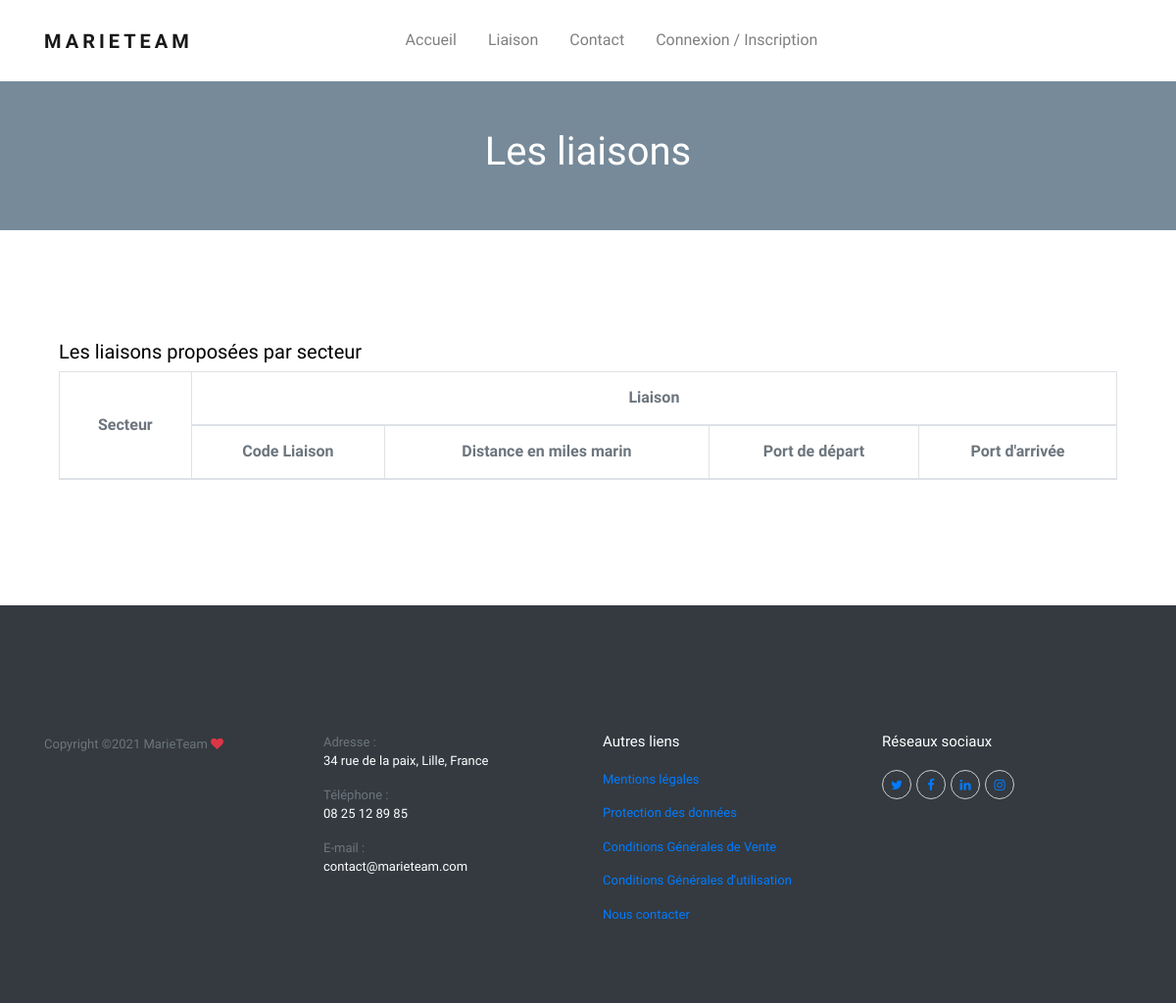
The page /horaires.php on the database as committed earlier.
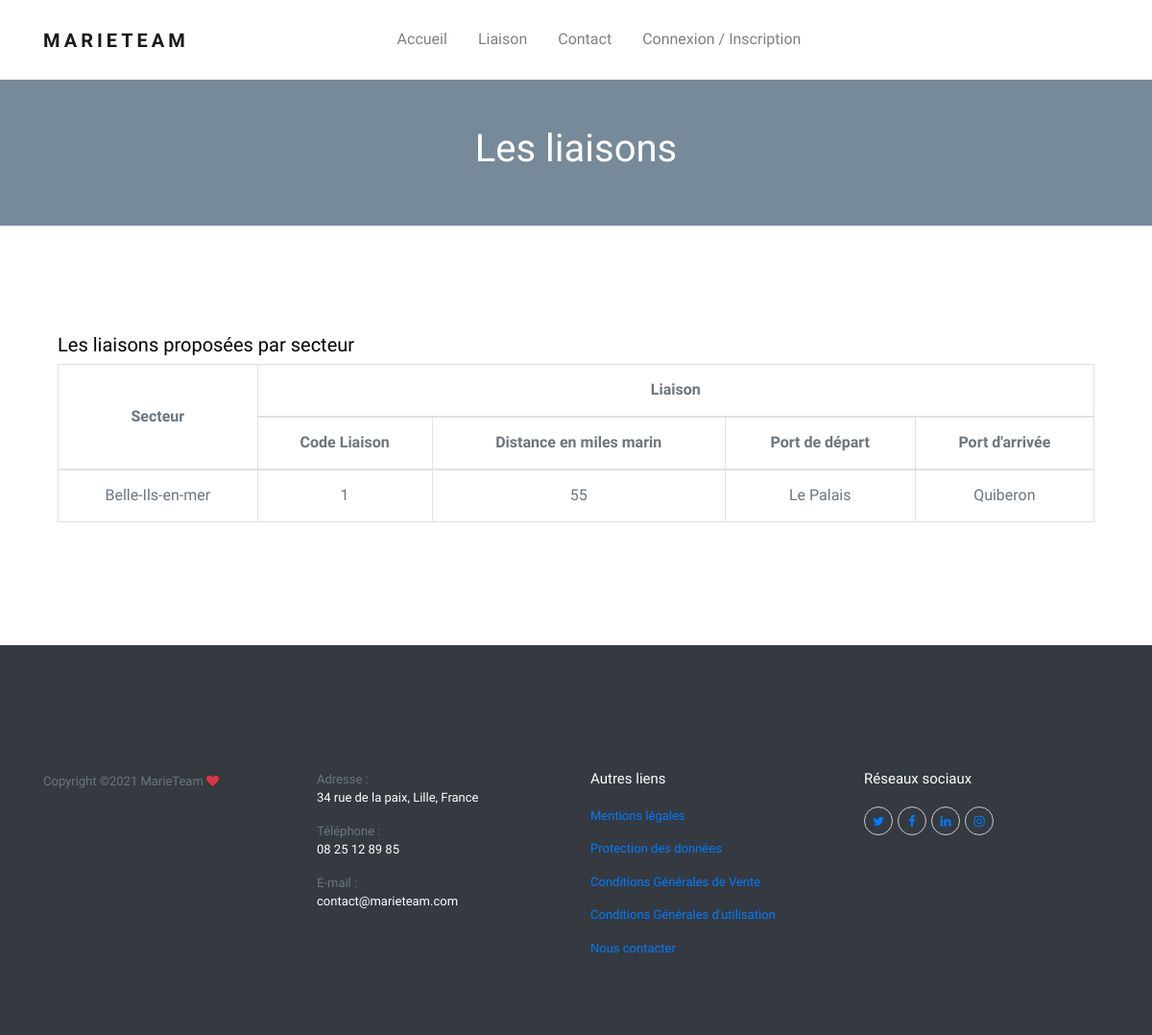
The same page on the database as committed later.
### tables this page shows
CREATE TABLE IF NOT EXISTS `liaison` (
  `code_liaison` int(11) NOT NULL,
  `nom` varchar(80) NOT NULL,
  `distance_miles` float NOT NULL,
  `id_secteur` int(11) NOT NULL,
  `port_depart` int(11) NOT NULL,
  `port_arrivee` int(11) NOT NULL,
  PRIMARY KEY (`code_liaison`),
  KEY `LIAISON_SECTEUR_FK` (`id_secteur`),
  KEY `LIAISON_PORT0_FK` (`port_depart`),
  KEY `LIAISON_PORT1_FK` (`port_arrivee`)
);

CREATE TABLE IF NOT EXISTS `secteur` (
  `id_secteur` int(11) NOT NULL AUTO_INCREMENT,
  `nom` varchar(80) NOT NULL,
  PRIMARY KEY (`id_secteur`)
);

### db_connect.php (called while the page is built)
<?php
function get_bdd(){
$servername = 'localhost';
$username = 'root';
$password = '';
return new PDO("mysql:host=$servername;dbname=marieteam", $username, $password);
}

### horaires.php (the view, shortened to what this page needs)
<?php
require_once('db_connect.php');
include('header.php');
?>
    <section class="inner-page">
      <div class="slider-item py-5" style="background-image: url('img/slider-1.jpg');">
        <div class="container">
          <div class="row slider-text align-items-center justify-content-center text-center">
            <div class="col-md-7 col-sm-12 element-animate">
              <h1 class="text-white">Les liaisons</h1>
            </div>
          </div>
        </div>
      </div>
    </section>
    <section class="section">
    <div class="container">
          <div class="col-md-12">
          <h5>Les liaisons proposées par secteur</h5>
          <table class="table table-bordered" style="text-align: center;">
        <thead>
          <tr>
            <th rowspan="2" style="vertical-align: middle;">Secteur</th>
            <th colspan="4">Liaison</th>
          </tr>
          <tr>
            <th>Code Liaison</th>
            <th>Distance en miles marin</th>
            <th>Port de départ</th>
            <th>Port d'arrivée</th>
          </tr>
        </thead>
        <tbody>
        <?php
          $temp = "";
          $req1 = get_bdd()->query("SELECT code_liaison, nom, distance_miles, id_secteur FROM liaison ORDER BY code_liaison ASC");
            while($donnees1 = $req1->fetch()){
              $infosBateau = get_bdd()->query("SELECT nom FROM secteur WHERE id_secteur='$donnees1[3]'")->fetch();
              $nomSecteur = $infosBateau[0];
              ?>
<tr>
              <td>
              <?php
              if($temp != $nomSecteur){
                echo $nomSecteur;
                $temp = $nomSecteur;
              };
              ?>
              </td>
              <td><?php echo $donnees1[0]; ?></td>
              <td><?php echo $donnees1[2]; ?></td>
              <td><?php $port = explode("-", $donnees1[1]); echo $port[0]; ?></td>
              <td><?php echo $port[1]; ?></td>
</tr>
            <?php } ?>
        </table>
          </div>
        </div>
    </section>
    <?php include('footer.php');?>
  </body>
</html>

Rows that differ between the two databases and show on the page:
added liaison: id_secteur.nom "Belle-Ils-en-mer", code_liaison "1", distance_miles "55", nom "Le Palais", nom "Quiberon"
